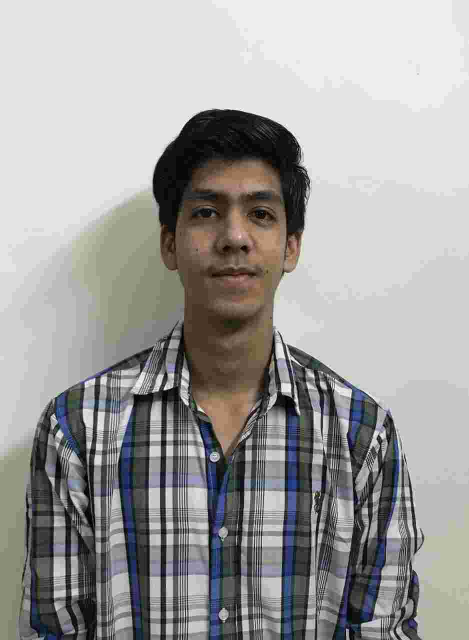
#> input picture known_faces/madhav.jpg, 937 x 1280 px (shown at 1/2 size)
$ python -i app.py   (imports and definitions only)
#> lines starting #> are read from the running program, lines starting #| are printed output that depends on the picture
#> further down, picture is the input picture: shape (1280, 937, 3); mean B, G, R 157.6, 158.9, 160
from ultralytics import YOLO
import cv2
import math
import numpy as np
import os
from datetime import datetime
import json
import time
import pandas as pd
from collections import Counter, defaultdict
from src.alert_manager import AlertManager
from src.notification_manager import NotificationManager

# Define constants
WIDTH, HEIGHT = 640, 480
MODEL_PATH = "yolo-Weights/yolov8n.pt"
MOTION_THRESHOLD = 5000  # Adjust based on sensitivity
MIN_CONFIDENCE = 0.3  # Lowered confidence threshold to detect more objects
KNOWN_FACES_DIR = "known_faces"
VIDEO_SOURCE = "test1.mp4"  # Path to your test video file
ALERT_COOLDOWN = 120  # 2 minutes cooldown between alerts for the same object

# YOLO class names
CLASS_NAMES = [
    "person", "bicycle", "car", "motorbike", "aeroplane", "bus", "train", "truck", "boat",
    "traffic light", "fire hydrant", "stop sign", "parking meter", "bench", "bird", "cat",
    "dog", "horse", "sheep", "cow", "elephant", "bear", "zebra", "giraffe", "backpack", "umbrella",
    "handbag", "tie", "suitcase", "frisbee", "skis", "snowboard", "sports ball", "kite", "baseball bat",
    "baseball glove", "skateboard", "surfboard", "tennis racket", "bottle", "wine glass", "cup",
    "fork", "knife", "spoon", "bowl", "banana", "apple", "sandwich", "orange", "broccoli",
    "carrot", "hot dog", "pizza", "donut", "cake", "chair", "sofa", "pottedplant", "bed",
    "diningtable", "toilet", "tvmonitor", "laptop", "mouse", "remote", "keyboard", "cell phone",
    "microwave", "oven", "toaster", "sink", "refrigerator", "book", "clock", "vase", "scissors",
    "teddy bear", "hair drier", "toothbrush"
]

# Define alert categories
ALERT_CATEGORIES = {
    "HIGH_PRIORITY": ["person", "car", "truck", "bus"],
    "MEDIUM_PRIORITY": ["bicycle", "motorbike", "dog", "cat"],
    "LOW_PRIORITY": ["bird", "chair", "bottle"],
    "IGNORED": ["tree", "leaves", "clouds"]
}

# Initialize face detection
face_cascade = cv2.CascadeClassifier(cv2.data.haarcascades + 'haarcascade_frontalface_default.xml')

# Face recognition parameters
FACE_MATCH_THRESHOLD = 0.6  # Lower values make matching more strict
FACE_RECOGNITION_INTERVAL = 30  # Only perform face recognition every N frames
frame_counter = 0
last_known_face_result = False
last_known_face_name = None

class KnownFace:
    # [4 lines left out: function __init__, not called in this run]

class AlertTracker:
    # [24 lines left out: functions __init__, can_alert, not called in this run]

    def get_known_person_info(self):
        return self.known_person_detected, self.known_person_name

def get_face_encoding(face_img):
    """Convert face image to a feature vector using HOG and LBP"""
    # Resize image to a standard size
    face_img = cv2.resize(face_img, (64, 64))
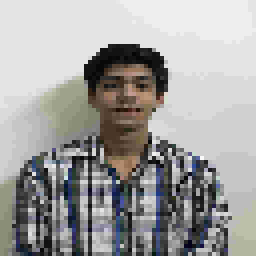
#> face_img: shape (64, 64, 3) (shown 4 times larger); mean of channels 0, 1, 2 158.7, 160, 160.9; drawn as B, G, R

    # Convert to grayscale
    gray = cv2.cvtColor(face_img, cv2.COLOR_BGR2GRAY)
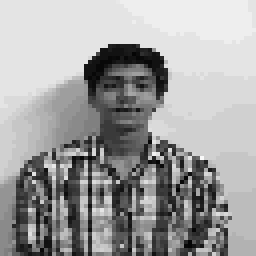
#> gray: shape (64, 64) (shown 4 times larger); min 5, max 249, mean 160.1

    # Calculate HOG features
    win_size = (64, 64)
    block_size = (16, 16)
    block_stride = (8, 8)
    cell_size = (8, 8)
    nbins = 9
    hog = cv2.HOGDescriptor(win_size, block_size, block_stride, cell_size, nbins)
    hog_features = hog.compute(gray)
#> hog_features = 1764 values, max 0.717 at index 281, min 0 at index 0, mean 0.128

    # Calculate LBP features
    lbp = cv2.calcHist([gray], [0], None, [256], [0, 256])
#> lbp = 256 values, max 868 at index 228, min 0 at index 0, mean 16

    # Combine HOG and LBP features
    combined_features = np.concatenate([hog_features.flatten(), lbp.flatten()])
#> combined_features = 2020 values, max 868 at index 1992, min 0 at index 0, mean 2.14

    # Normalize the feature vector
    if np.any(combined_features):
        combined_features = combined_features / np.linalg.norm(combined_features)
#> combined_features = 2020 values, max 0.835 at index 1992, min 0 at index 0, mean 0.00206

    return combined_features

# [331 lines left out: functions compare_faces, load_known_faces, initialize_camera, detect_motion, check_face_recognition, get_alert_category and 4 more, not called in this run]

# [2 lines not run here, left out]

>>> import cv2
>>> picture = cv2.imread('known_faces/madhav.jpg')
>>> result = get_face_encoding(picture)
#> result has the same summary as combined_features in get_face_encoding
